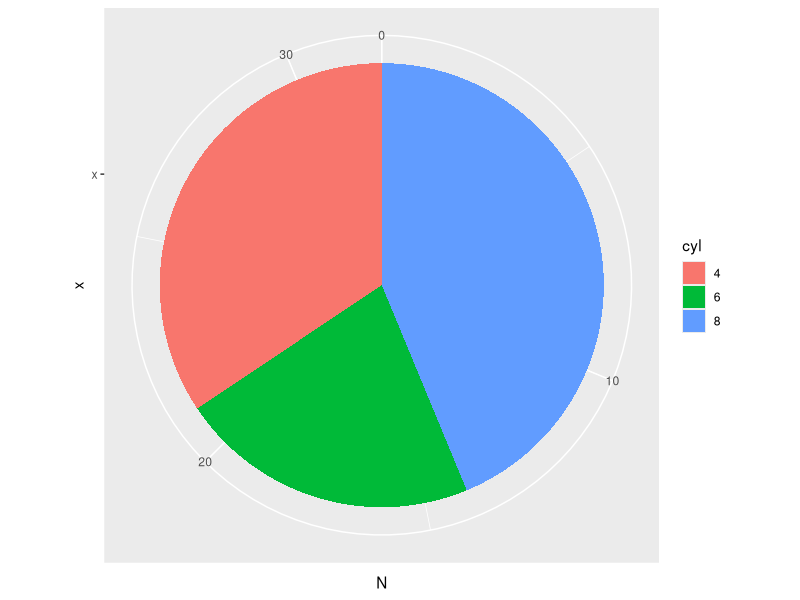
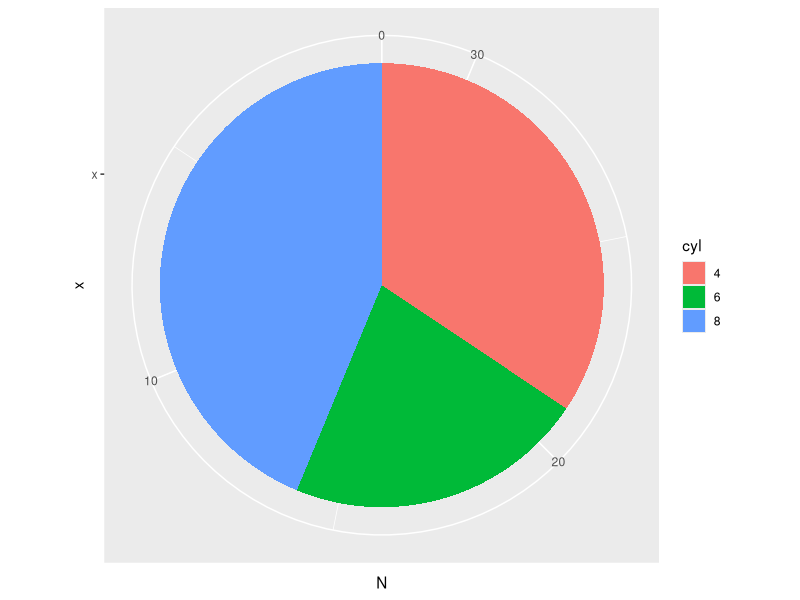
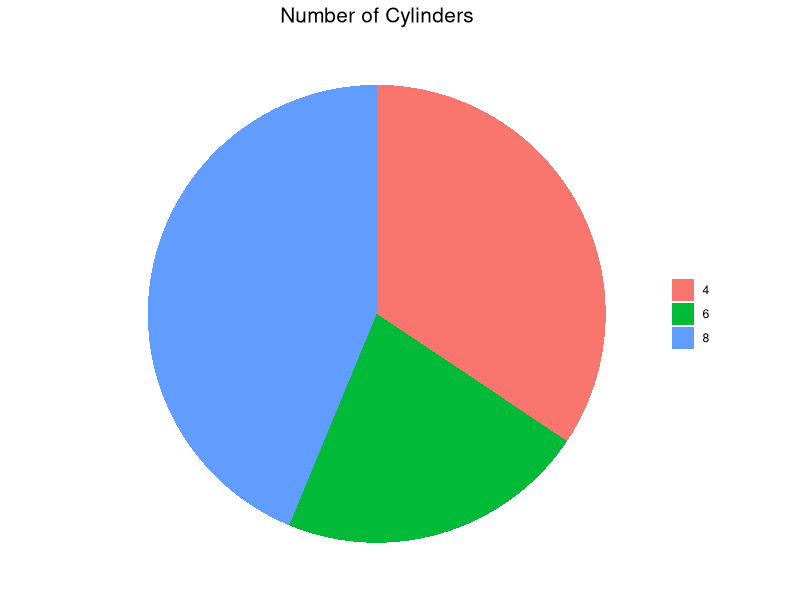
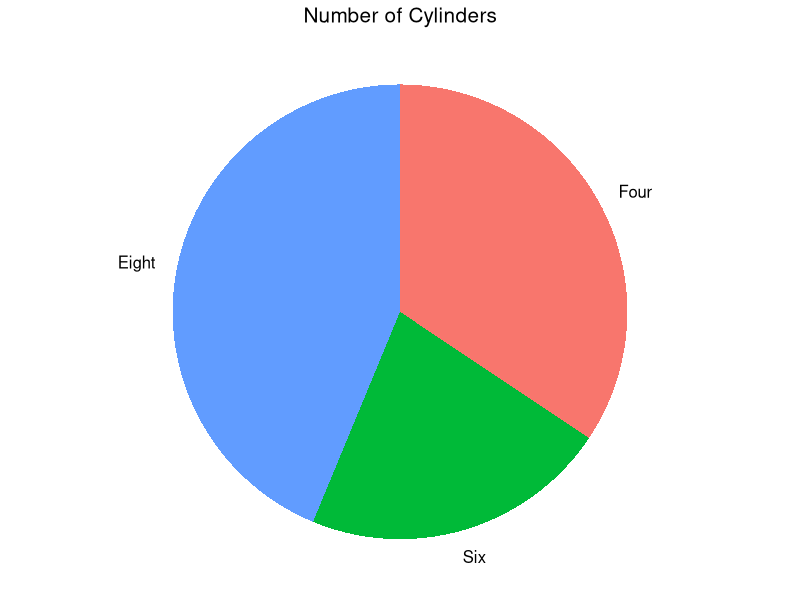
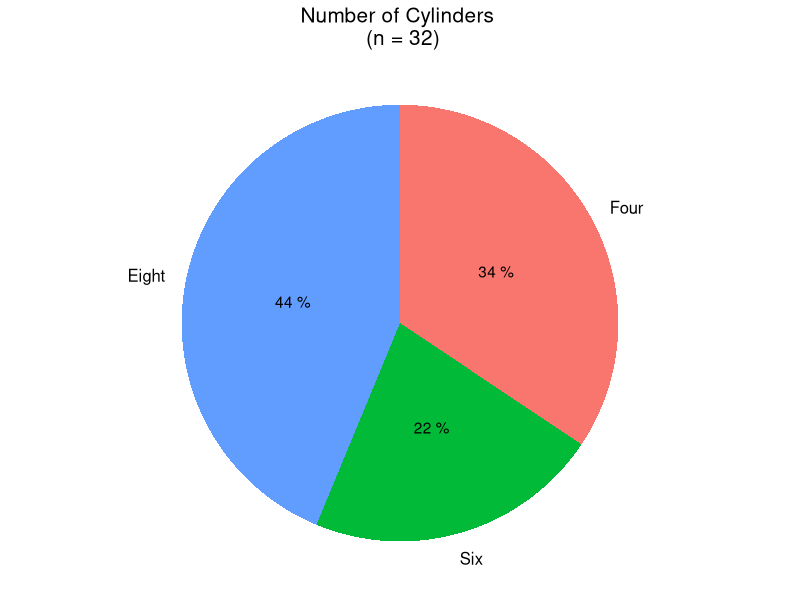
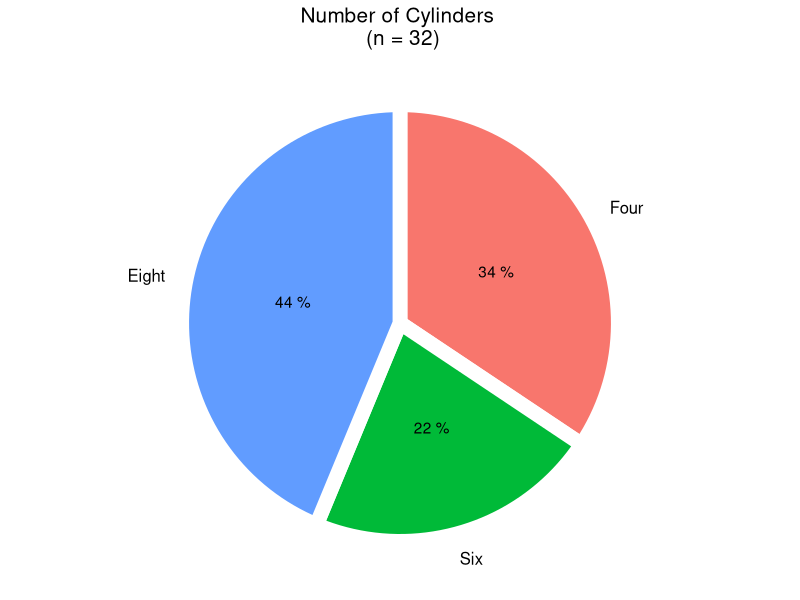
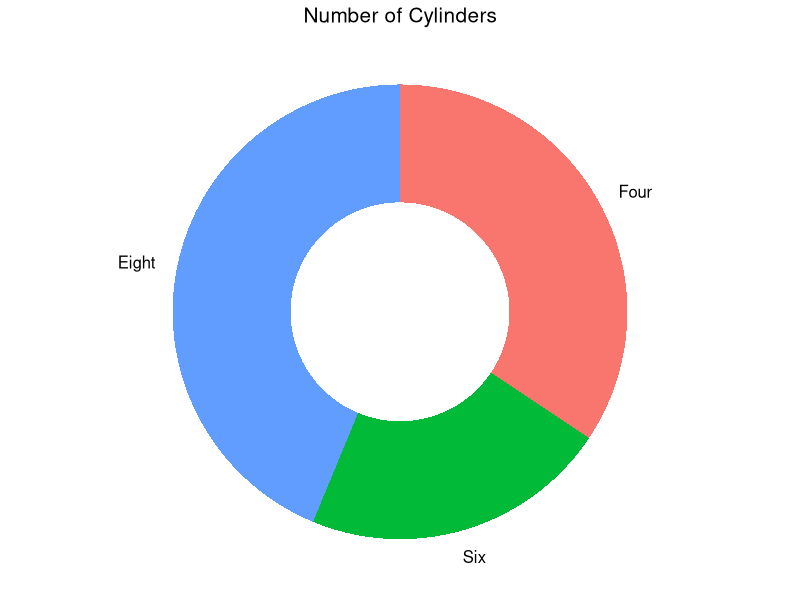
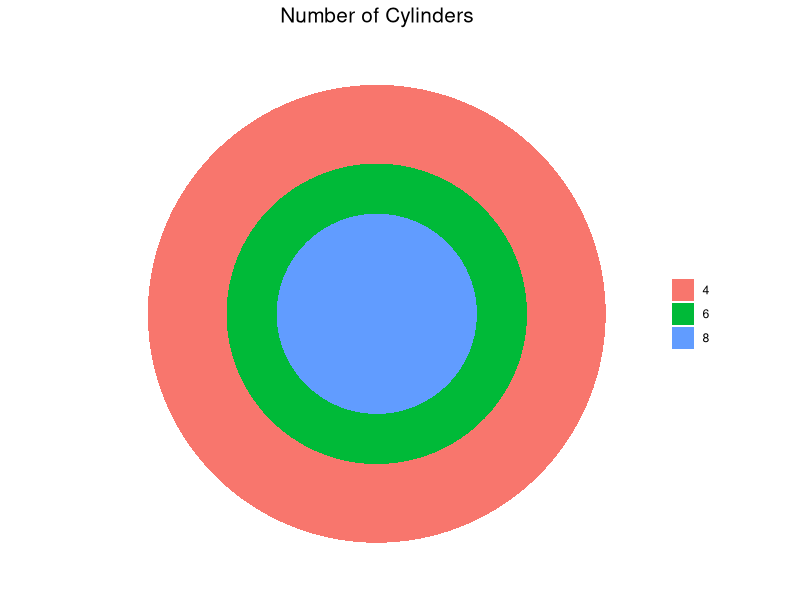

Reproduce these figures in R, in order.
## ---- chunk 1
knitr::opts_chunk$set(message = F, 
                      error = F, 
                      warning = F)

## ---- chunk 2
library(tidyverse)

# Data preparation: cars with different numbers of cylinders
n_cyl <- mtcars %>%
  group_by(cyl) %>%
  summarise(N = n()) %>%
  mutate(cyl = as.factor(cyl))

# Basic pie chart  
ggplot(n_cyl, aes(x = "x", y = N, fill = cyl)) +
  geom_bar(stat = "identity", position = "stack") + 
  coord_polar(theta = "y")

## ---- chunk 3
ggplot(n_cyl, aes(x = "x", y = N, fill = cyl)) +
  geom_bar(stat = "identity", position = "stack") + 
  coord_polar(theta = "y", direction = -1)  # Counter-clockwise

## ---- chunk 4
ggplot(n_cyl, aes(x = "x", y = N, fill = cyl)) +
  geom_bar(stat = "identity", position = "stack") + 
  coord_polar(theta = "y", direction = -1) +
  scale_fill_discrete(name = NULL) +  # Remove legend title
  labs(title = "Number of Cylinders") +  # Add plot title
  theme_void() +  # Empty theme
  theme(plot.title = element_text(hjust = 0.5, size = 15))

## ---- chunk 5
# Compute the midpoints of the arcs
label_pos <- n_cyl %>%
  arrange(desc(cyl)) %>%  # Reverse the order of the levels
  mutate(cumsum = cumsum(N),
         mid = N/2,
         pos = cumsum - mid)

ggplot(n_cyl, aes(x = "x", y = N, fill = cyl)) +
  geom_bar(stat = "identity", position = "stack") + 
  coord_polar(theta = "y", direction = -1, clip = "off") +
  scale_y_continuous(breaks = label_pos$pos, labels = c("Eight     ", "Six", "    Four")) +  # Add some white space to the labels to prevent overlapping 
  scale_fill_discrete(name = NULL, guide = F) +  
  labs(title = "Number of Cylinders") + 
  theme_void() +
  theme(plot.title = element_text(hjust = 0.5, size = 15),
        axis.text.x = element_text(size = 12))

## ---- chunk 6
# A dataframe for mapping the labels to the slices
label_pos2 <- n_cyl %>%
  arrange(desc(cyl)) %>%
  mutate(cumsum = cumsum(N),
         mid = N/2,
         pos = cumsum - mid,
         prop = paste(100*round(N/sum(N), 2), "%"))

ggplot(n_cyl, aes(x = "x", y = N, fill = cyl)) +
  geom_bar(stat = "identity", position = "stack") + 
  geom_text(data = label_pos2, aes(x = "x", y = pos, label = prop)) +
  coord_polar(theta = "y", direction = -1, clip = "off") +
  scale_y_continuous(breaks = label_pos$pos, labels = c("Eight     ", "Six", "    Four")) + 
  scale_fill_discrete(name = NULL, guide = F) +  
  labs(title = "Number of Cylinders \n (n = 32)") + 
  theme_void() +
  theme(plot.title = element_text(hjust = 0.5, size = 15),
        axis.text.x = element_text(size = 12)) 

## ---- chunk 7
label_pos2 <- n_cyl %>%
  arrange(desc(cyl)) %>%
  mutate(cumsum = cumsum(N),
         mid = N/2,
         pos = cumsum - mid,
         prop = paste(100*round(N/sum(N), 2), "%"))

ggplot(n_cyl, aes(x = "x", y = N, fill = cyl)) +
  geom_bar(stat = "identity", position = "stack", color = "white", size = 5) +  # Add white borders around the slices
  geom_text(data = label_pos2, aes(x = "x", y = pos, label = prop)) +
  coord_polar(theta = "y", direction = -1, clip = "off") +
  scale_y_continuous(breaks = label_pos$pos, labels = c("Eight     ", "Six", "    Four")) +
  scale_fill_discrete(name = NULL, guide = F) +  
  labs(title = "Number of Cylinders \n (n = 32)") + 
  theme_void() +
  theme(plot.title = element_text(hjust = 0.5, size = 15),
        axis.text.x = element_text(size = 12))  
## ---- chunk 8
label_pos <- n_cyl %>%
  arrange(desc(cyl)) %>%
  mutate(cumsum = cumsum(N),
         mid = N/2,
         pos = cumsum - mid)

ggplot(n_cyl, aes(x = "x", y = N, fill = cyl)) +
  geom_bar(stat = "identity", position = "stack", width = 0.7) +
  scale_x_discrete(limits = c("x_empty", "x")) +
  coord_polar(theta = "y", direction = -1, clip = "off") +
  scale_y_continuous(breaks = label_pos$pos, labels = c("Eight     ", "Six", "    Four")) + 
  scale_fill_discrete(name = NULL, guide = F) +  
  labs(title = "Number of Cylinders") + 
  theme_void() +
  theme(plot.title = element_text(hjust = 0.5, size = 15),
        axis.text.x = element_text(size = 12))
## ---- chunk 9
ggplot(n_cyl, aes(x = "x", y = N, fill = cyl)) +
  geom_bar(stat = "identity", position = "stack", width = 1) + 
  coord_polar(theta = "x", direction = -1, clip = "off") +
  scale_fill_discrete(name = NULL) +  
  labs(title = "Number of Cylinders") + 
  theme_void() +
  theme(plot.title = element_text(hjust = 0.5, size = 15))
